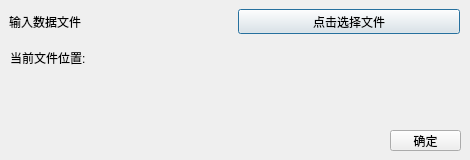
<?xml version="1.0" encoding="UTF-8"?>
<ui version="4.0">
 <class>CompProperty</class>
 <widget class="QDialog" name="CompProperty">
  <property name="geometry">
   <rect>
    <x>0</x>
    <y>0</y>
    <width>470</width>
    <height>160</height>
   </rect>
  </property>
  <property name="windowTitle">
   <string>配置组件</string>
  </property>
  <widget class="QWidget" name="layoutWidget">
   <property name="geometry">
    <rect>
     <x>9</x>
     <y>9</y>
     <width>451</width>
     <height>25</height>
    </rect>
   </property>
   <layout class="QHBoxLayout" name="horizontalLayout_2">
    <item>
     <widget class="QLabel" name="label">
      <property name="text">
       <string>输入数据文件</string>
      </property>
     </widget>
    </item>
    <item>
     <widget class="QPushButton" name="pushButton">
      <property name="text">
       <string>点击选择文件</string>
      </property>
     </widget>
    </item>
   </layout>
  </widget>
  <widget class="QLabel" name="label_path">
   <property name="geometry">
    <rect>
     <x>10</x>
     <y>80</y>
     <width>450</width>
     <height>41</height>
    </rect>
   </property>
   <property name="text">
    <string/>
   </property>
   <property name="wordWrap">
    <bool>true</bool>
   </property>
  </widget>
  <widget class="QPushButton" name="pushButton_2">
   <property name="geometry">
    <rect>
     <x>390</x>
     <y>130</y>
     <width>71</width>
     <height>21</height>
    </rect>
   </property>
   <property name="text">
    <string>确定</string>
   </property>
  </widget>
  <widget class="QLabel" name="label_2">
   <property name="geometry">
    <rect>
     <x>10</x>
     <y>50</y>
     <width>81</width>
     <height>16</height>
    </rect>
   </property>
   <property name="text">
    <string>当前文件位置:</string>
   </property>
  </widget>
 </widget>
 <resources/>
 <connections/>
</ui>
